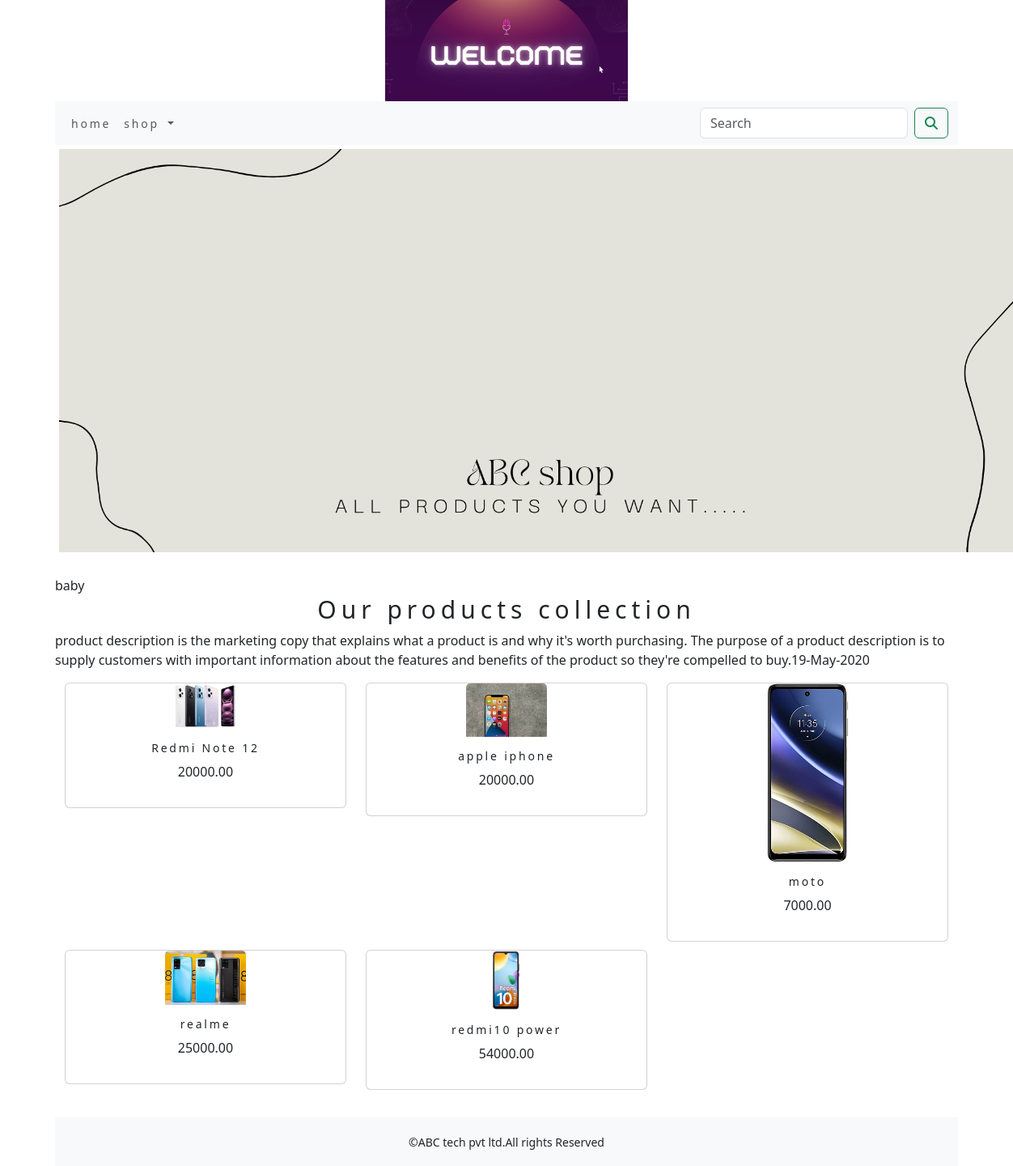
The app's page /shop/ with its own data.
### shopapp/models.py (models this page shows, shortened)
class product(models.Model):
    name=models.CharField(max_length=250,unique=True)
    slug=models.SlugField(max_length=250,unique=True)
    description=models.TextField(blank=True)
    price=models.DecimalField(max_digits=10,decimal_places=2)
    category=models.ForeignKey(category,on_delete=models.CASCADE)
    image=models.ImageField(upload_to='product',blank=True)
    stock=models.IntegerField()
    available=models.BooleanField(default=True)
    created=models.DateTimeField(auto_now_add=True)
    updated=models.DateTimeField(auto_now=True)
    def get_url(self):
        return reverse('shopapp:proCatdetail',args=[self.category.slug,self.slug])
    class Meta:
        ordering = ('name',)
        verbose_name = 'product'
        verbose_name_plural = 'products'

### shopapp/views.py (the view)
# urls.py: path('',views.allprodCat,name='allprodCat'),
def allprodCat(request,c_slug=None):
    c_page=None
    products_list=None
    if c_slug!=None:
        c_slug=get_object_or_404(category,slug=c_slug)
        products_list=product.objects.all().filter(category=c_page,available=True)
    else:
        products_list=product.objects.all().filter(available=True)
    paginator=Paginator(products_list,6)
    try:
        page=int(request.GET.get('page','1'))
    except:
        page=1
    try:
        products= paginator.page(page)
    except (EmptyPage,InvalidPage) :
        products=paginator.page(paginator.num_pages)
    return render(request,"category.html",{'category':c_page,'products':products})

### cart/context_processor.py (called while the page is built)
def counter(request):
    item_count=0
    if 'admin' in request.path:
        return {}
    else:
       try:
           cart=Cart.objects.filter(cart_id=_cart_id(request))
           car_items=CartItem.objects.all().filter(cart=cart[:1])
           for cart_item in car_items:
               item_count += cart_item.quantity1
       except Cart.DoesNotExist:
           item_count =0
    return  dict(item_count=item_count)

### cart/views.py (called while the page is built)
def _cart_id(request):
    cart=request.session.session_key
    if not cart:
        cart=request.session.create()
    return cart

### shopapp/cotext_processors.py (called while the page is built)
def menu_links(request):
    links=category.objects.all()
    return dict(links=links)

### shopapp/models.py (called while the page is built)
    def get_url(self):
        return reverse('shopapp:products_by_category', args=[self.slug])

### templates/category.html (shortened to what this page needs)
{% extends 'base.html' %}
{% load static %}
{% block content %}
<div class="mx_auto">
    {% if category %}
    <img class="my_image" src="{{category.image.url}}" alt="{{category.name}}">
</div>
  <br>
<div>
    <h1 class="text_center my_title"{{category.name}}</h1>
    <p class="text-justify">{{category.description}}</p>
</div>
{% else %}
<div>
    <img class="my_image my_image_padding" src="{% static 'img/banner.png'%}" alt="our product" width="1250px;">
</div>
<br>baby
<div>
    <h1 class="text-center my_title">Our products collection</h1>
    <p class="text-justify"> product description is the marketing copy that explains what a product is and why it's worth purchasing. The purpose of a product description is to supply customers with important information about the features and benefits of the product so they're compelled to buy.19-May-2020</p>
</div>
{% endif %}
<div class="container">
    <div class="row mx_auto">
        {% for product in products.object_list %}
        <div class="my_bottom_margin col-9 col-sm-12 col-md-4 col-lg-4">
            <div class="card text-center" style="min-width:18rem;">
                <a href="{{product.get_url}}"><img class="card-img-top my_image" src="{{product.image.url}}" alt="{{product.name}}" style=width:100px;height=100px;></a>
                <div class="card-body">
                    <h4>{{product.name}}</h4>
                    <p>{{product.price}}</p>
                </div>
            </div>
        </div>
        {% endfor %}
    </div>
    <br>
</div>
{% endblock %}

### templates/base.html (shortened to what this page needs)
{% load static %}
<!DOCTYPE html>
<html lang="en">
<head>
    <link rel="stylesheet" href="{% static 'css/custom.css' %}">
    <link href="{% static 'css/bootstrap.min.css' %}" rel="stylesheet" >
</head>
<body>
<div class="container">
    {% include 'header.html' %}
    {% include 'navbar.html' %}
    {% block content %}
    {% endblock %}
    </div>
    {% include 'footer.html' %}
</body>
</html>

### templates/header.html
{% load static %}
<header>
    <center>
        <a href="{% url 'shopapp:allprodCat' %}"></a><img src="{% static 'img/welcome.png' %}" alt="logimage" width="300px" >
    </center>
</header>

### templates/navbar.html (shortened to what this page needs)
<nav class="navbar navbar-expand-lg bg-light">
  <div class="container-fluid">
    <div class="collapse navbar-collapse" id="navbarSupportedContent">
      <ul class="navbar-nav me-auto mb-2 mb-lg-0">
        <li class="nav-item">
          <a class="nav-link" href="#">home</a>
        </li>
        <li class="nav-item dropdown {% if 'shopapp' in request.path %} active {% endif %}">
          <a class="nav-link dropdown-toggle" href="#" role="button" data-bs-toggle="dropdown" aria-expanded="false">
            shop
          </a>
        </li>
      </ul>
      <form class="d-flex" action="{% url 'searchapp:searchresult' %}" method="get">
        <input class="form-control me-2" type="search" placeholder="Search" name="q" aria-label="Search">
        <button class="btn btn-outline-success" type="submit"><i class="fa fa-search" ></i></button>
      </form>
    </div>
  </div>
</nav>

### templates/footer.html
<div class="footer navbar-fixed-bottom my_footer" >
    <p class="text-center">&copy;ABC tech pvt ltd.All rights Reserved</p>
</div>

### static/css/custom.css (style rules this page uses)
body { font-family: 'IBM Plex Sans', sans-serif; }
.nav-item { letter-spacing:.2em; font-size:14px; test-transform:uppercase; }
.my_footer { background-color:#f8f9fa; height:60px; }
.my_footer { padding-top:20px; font-size:14px; }
.my_image { width:1200px; height:auto; }
.my_title { font-size:30px; text_transform:uppercase; letter-spacing:.2em; }
.my_image_padding { padding:5px; }
.my_bottom_margin { margin-bottom:10px; }
.card-body h4 { font-size:14px; text_transform:uppercase; letter-spacing:.2em }

### records on screen
product: image (picture), name "Redmi Note 12", price "20000.00"
product: image (picture), name "apple iphone", price "20000.00"
product: image (picture), name "moto", price "7000.00"
product: image (picture), name "realme", price "25000.00"
product: image (picture), name "redmi10 power", price "54000.00"
